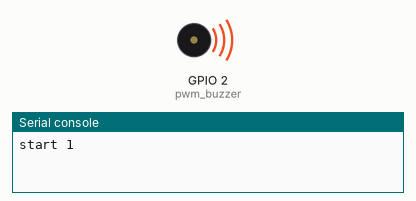
This program was run on a simulated ESP32 board running MicroPython. On the bench: buzzer (waves = sounding), the last lines printed to the serial console. At 43.5 s the program stops and its outputs stay as they are.

Above: at 0.1 s.
At 19.6 s:
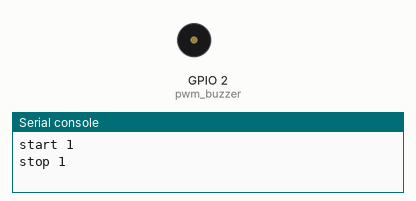
Timing chart, 0 to 40.0 s (numbered marks = the images above):
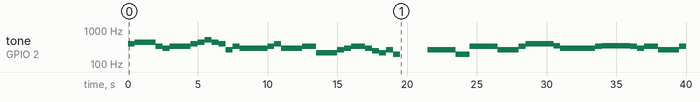

Measured:
- by itself, tone on GPIO 2 (pwm_buzzer): plays 393 Hz for 0.50 s, 441 Hz for 1.5 s, 330 Hz for 0.50 s, 294 Hz for 0.50 s, 330 Hz for 1.5 s, 393 Hz for 0.50 s … (41 notes in this stretch)

The program:

buzzer_pwm.py
```python
# 无源蜂鸣器 3.3V

from machine import Pin, PWM
from time import sleep

CL = [0, 131, 147, 165, 175, 196, 211, 248] # 低C调
CM = [0, 262, 294, 330, 350, 393, 441, 495] # 中C调
CH = [0, 525, 589, 661, 770, 786, 882, 990] # 高C调

TONE_1 = [
    CM[3], CM[5], CM[6], CM[3], CM[2], CM[3], CM[5], CM[6],
    CH[1], CM[6], CM[5], CM[1], CM[3], CM[2], CM[2], CM[3],
    CM[5], CM[2], CM[3], CM[3], CL[6], CL[6], CL[6], CM[1],
    CM[2], CM[3], CM[2], CL[7], CL[6], CM[1], CL[5],
]

# 1 代表 1/8 拍
BEAT_1 = [
    1, 1, 3, 1, 1, 3, 1, 1,
    1, 1, 1, 1, 1, 1, 3, 1,
    1, 3, 1, 1, 1, 1, 1, 1,
    1, 2, 1, 1, 1, 1, 1,
]

SONG_2 = [
    (CM[1],1), (CM[1],1), (CM[1],2), (CL[5],2),
    (CM[3],1), (CM[3],1), (CM[3],2), (CM[1],2),

    (CM[1],1), (CM[3],1), (CM[5],2), (CM[5],2),
    (CM[4],1), (CM[2],1), (CM[2],3), (CM[2],1),

    (CM[3],1), (CM[4],2), (CM[4],2), (CM[3],1),
    (CM[2],1), (CM[3],2), (CM[1],2), (CM[1],1),

    (CM[3],1), (CM[2],2), (CL[5],2), (CL[7],1),
    (CM[2],1), (CM[1],1),
]

pwm_buzzer = PWM(Pin(2))

def sing(tone, beat):
    for i in range(1, len(tone)):
        # 音符
        pwm_buzzer.duty_u16(1000)
        pwm_buzzer.freq(tone[i])
        sleep(beat[i] * 0.5)
    pwm_buzzer.duty_u16(0)

def sing_song(song):
    for s in song:
        pwm_buzzer.duty_u16(1000)
        pwm_buzzer.freq(s[0])
        sleep(s[1] * 0.5)
    pwm_buzzer.duty_u16(0)


print('start 1')
sing(TONE_1, BEAT_1)
print('stop 1')
sleep(2)
print('start 2')
sing_song(SONG_2)
print('stop 2')
```
